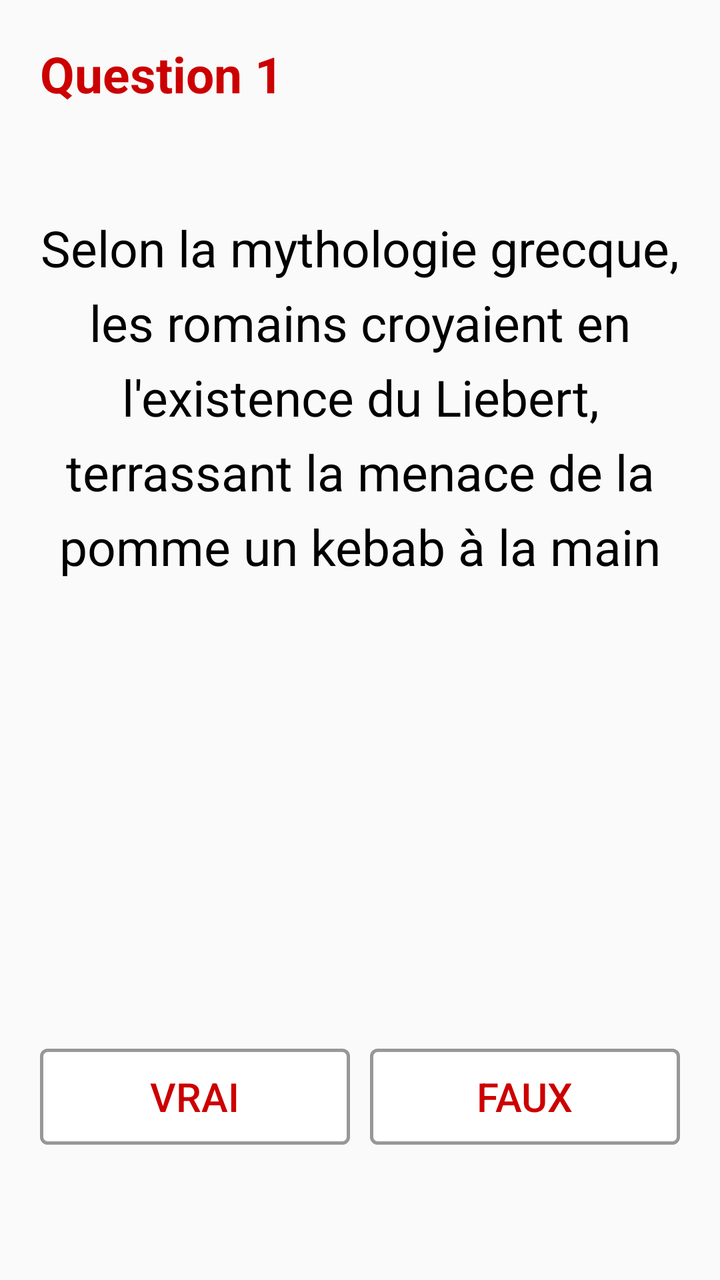
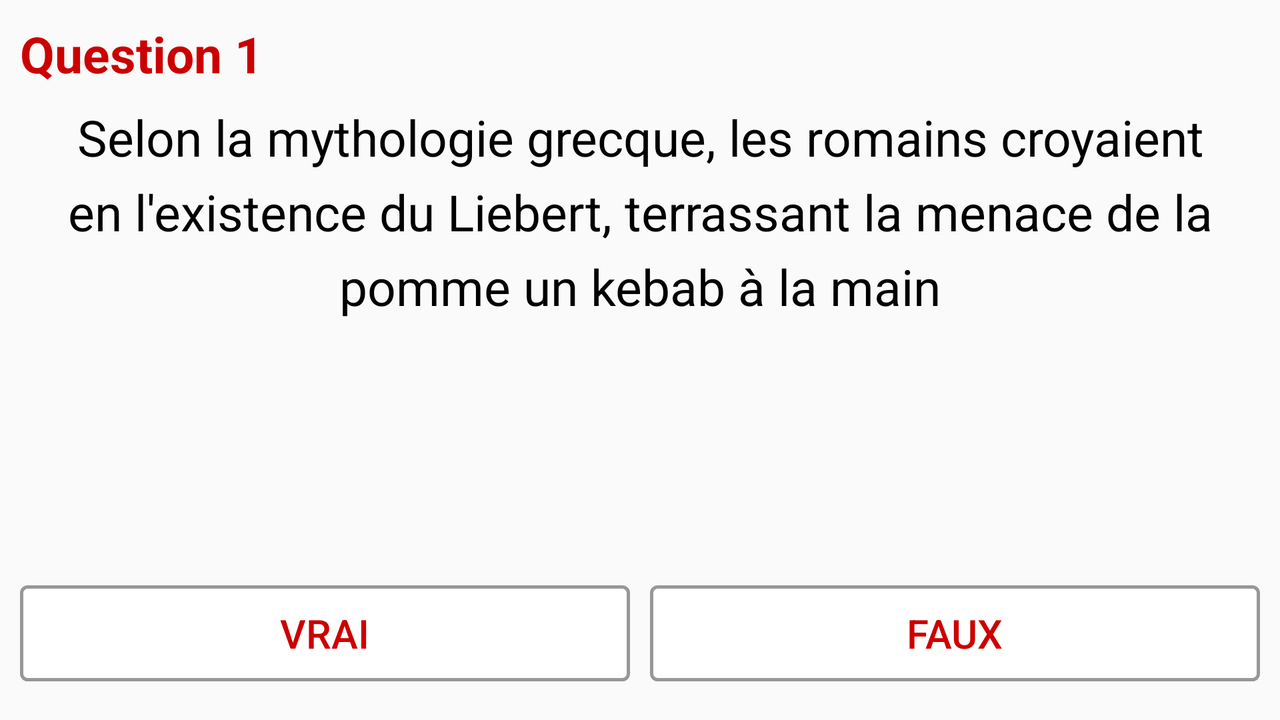

An Android layout and its configuration variant, each rendered on a device that would load it. The default file and the variant file are quoted in full after the pictures.
<!-- AndroidManifest.xml: application theme AppTheme -->
<!-- res/layout/fragment_quizz.xml -->
<FrameLayout xmlns:android="http://schemas.android.com/apk/res/android"
    xmlns:tools="http://schemas.android.com/tools"
    android:layout_width="match_parent"
    android:layout_height="match_parent"
    tools:context="com.app.politcus.game.QuizzFragment">


    <LinearLayout
        android:orientation="vertical"
        android:layout_width="match_parent"
        android:layout_height="match_parent"
        android:weightSum="1"
        android:padding="20dp">

        <TextView
            android:layout_width="match_parent"
            android:layout_height="55dp"
            android:text="Question 1"
            android:textSize="25sp"
            android:textStyle="bold"
            android:textColor="@color/holo_red_dark"
            android:id="@+id/text_progress" />

        <TextView
            android:layout_width="match_parent"
            android:layout_height="200dp"
            android:id="@+id/text_question"
            android:layout_weight="0.84"
            android:text="Selon la mythologie grecque, les romains croyaient en l'existence du Liebert, terrassant la menace de la pomme un kebab à la main"
            android:fontFamily="sans-serif"
            android:typeface="sans"
            android:textSize="25sp"
            android:lineSpacingExtra="8sp"
            android:textAlignment="center"
            android:paddingTop="32sp"
            android:textColor="@color/black"/>

        <LinearLayout
            android:orientation="horizontal"
            android:layout_width="match_parent"
            android:layout_height="wrap_content"
            android:layout_weight="0.16">

            <Button
                android:text="Vrai"
                android:layout_width="wrap_content"
                android:layout_height="wrap_content"
                android:id="@+id/btn_true"
                android:layout_weight="1"
                android:textColor="@color/holo_red_dark"
                android:textSize="20sp"
                android:background="@drawable/border_button"
                android:layout_marginRight="5dp"/>

            <Button
                android:text="Faux"
                android:layout_width="wrap_content"
                android:layout_height="wrap_content"
                android:id="@+id/btn_false"
                android:layout_weight="1"
                android:textColor="@color/holo_red_dark"
                android:textSize="20sp"
                android:background="@drawable/border_button"
                android:layout_marginLeft="5dp"/>
        </LinearLayout>
    </LinearLayout>
</FrameLayout>
<!-- resources referenced by this layout -->
<resources>
  <color name="holo_red_dark">#ffcc0000</color>
  <!-- drawable border_button (drawable) -->
  <?xml version="1.0" encoding="utf-8"?>
  <selector xmlns:android="http://schemas.android.com/apk/res/android">
  <item android:state_pressed="true" >
      <shape>
          <solid
              android:color="#004F81" />
          <stroke
              android:width="1dp"
              android:color="#222222" />
          <corners
              android:radius="7dp" />
          <padding
              android:left="10dp"
              android:top="10dp"
              android:right="10dp"
              android:bottom="10dp" />
      </shape>
  </item>
  
  <item>
      <shape xmlns:android="http://schemas.android.com/apk/res/android"
          android:shape="rectangle">
          <gradient android:startColor="@color/white"
              android:endColor="#FFFFFFFF"
              android:angle="270" />
          <corners android:radius="3dp" />
          <stroke android:width="5px" android:color="@color/black_overlay" />
      </shape>
  </item>
  </selector>
  <style name="AppTheme" parent="Theme.AppCompat.Light.DarkActionBar">
          
          <item name="colorPrimary">@color/colorPrimary</item>
          <item name="colorPrimaryDark">@color/colorPrimaryDark</item>
          <item name="colorAccent">@color/colorAccent</item>
      </style>
  <color name="white">#FFFFFFFF</color>
  <color name="black_overlay">#66000000</color>
  <color name="colorPrimary">#3F51B5</color>
  <color name="colorPrimaryDark">#303F9F</color>
  <color name="colorAccent">#FF4081</color>
</resources>
<!-- res/layout-land/fragment_quizz.xml (the repository's variant of the layout above) -->
<!-- drawn on the phone turned sideways -->
<FrameLayout xmlns:android="http://schemas.android.com/apk/res/android"
    xmlns:tools="http://schemas.android.com/tools"
    android:layout_width="match_parent"
    android:layout_height="match_parent"
    tools:context="com.app.politcus.game.QuizzFragment"
  android:orientation="horizontal">


    <LinearLayout
        android:orientation="vertical"
        android:layout_width="match_parent"
        android:layout_height="match_parent"
        android:weightSum="1"
        android:padding="10dp">

        <TextView
            android:layout_width="match_parent"
            android:layout_height="wrap_content"
            android:text="Question 1"
            android:textSize="25sp"
            android:textStyle="bold"
            android:textColor="@color/holo_red_dark"
            android:id="@+id/text_progress" />

        <TextView
            android:layout_width="match_parent"
            android:layout_height="200dp"
            android:id="@+id/text_question"
            android:layout_weight="0.84"
            android:text="Selon la mythologie grecque, les romains croyaient en l'existence du Liebert, terrassant la menace de la pomme un kebab à la main"
            android:fontFamily="sans-serif"
            android:typeface="sans"
            android:textSize="25sp"
            android:lineSpacingExtra="8sp"
            android:textAlignment="center"
            android:paddingTop="8sp"
            android:textColor="@color/black"/>

        <LinearLayout
            android:orientation="horizontal"
            android:layout_width="match_parent"
            android:layout_height="wrap_content"
            android:layout_weight="0.16">

            <Button
                android:text="Vrai"
                android:layout_width="wrap_content"
                android:layout_height="wrap_content"
                android:id="@+id/btn_true"
                android:layout_weight="1"
                android:textColor="@color/holo_red_dark"
                android:textSize="20sp"
                android:background="@drawable/border_button"
                android:layout_marginRight="5dp"/>

            <Button
                android:text="Faux"
                android:layout_width="wrap_content"
                android:layout_height="wrap_content"
                android:id="@+id/btn_false"
                android:layout_weight="1"
                android:textColor="@color/holo_red_dark"
                android:textSize="20sp"
                android:background="@drawable/border_button"
                android:layout_marginLeft="5dp"/>
        </LinearLayout>
    </LinearLayout>
</FrameLayout>
